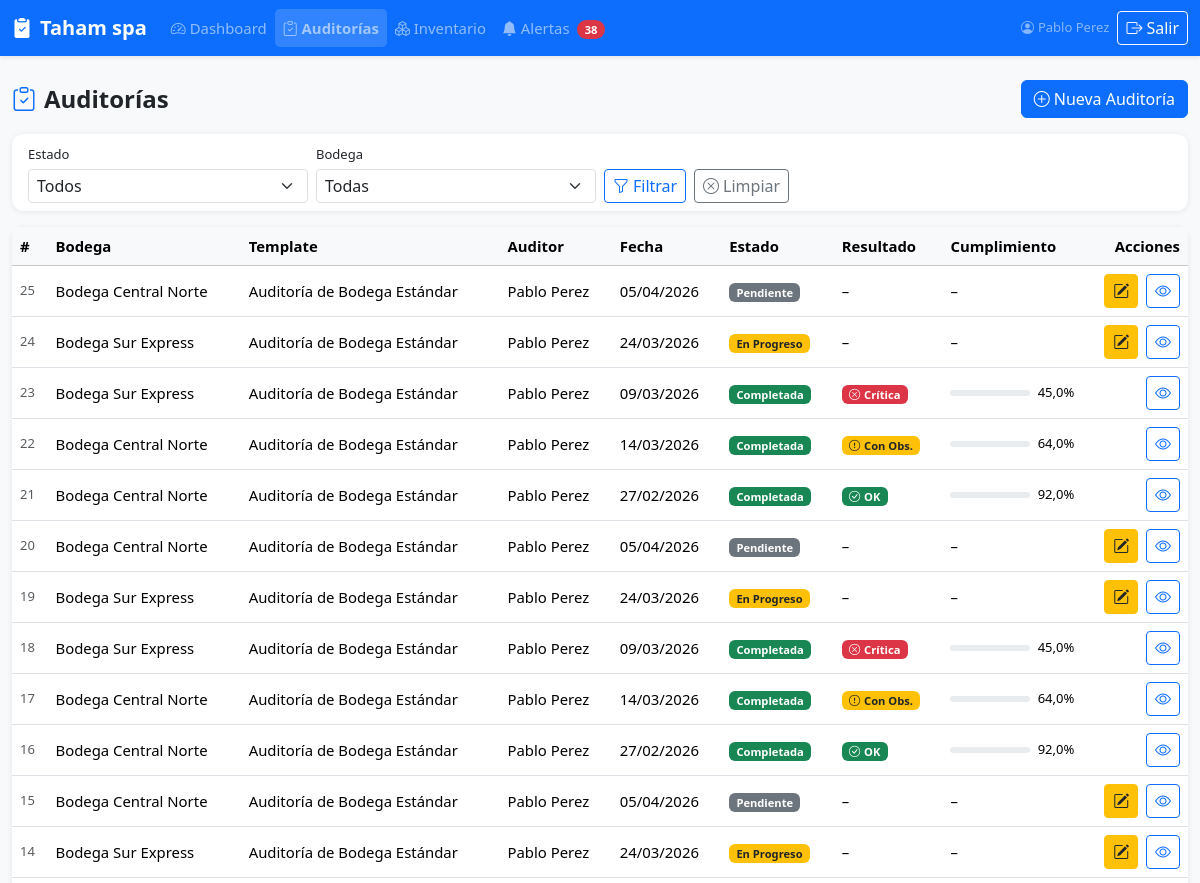
The app's page /audits/ (signed in, upper part), older data.
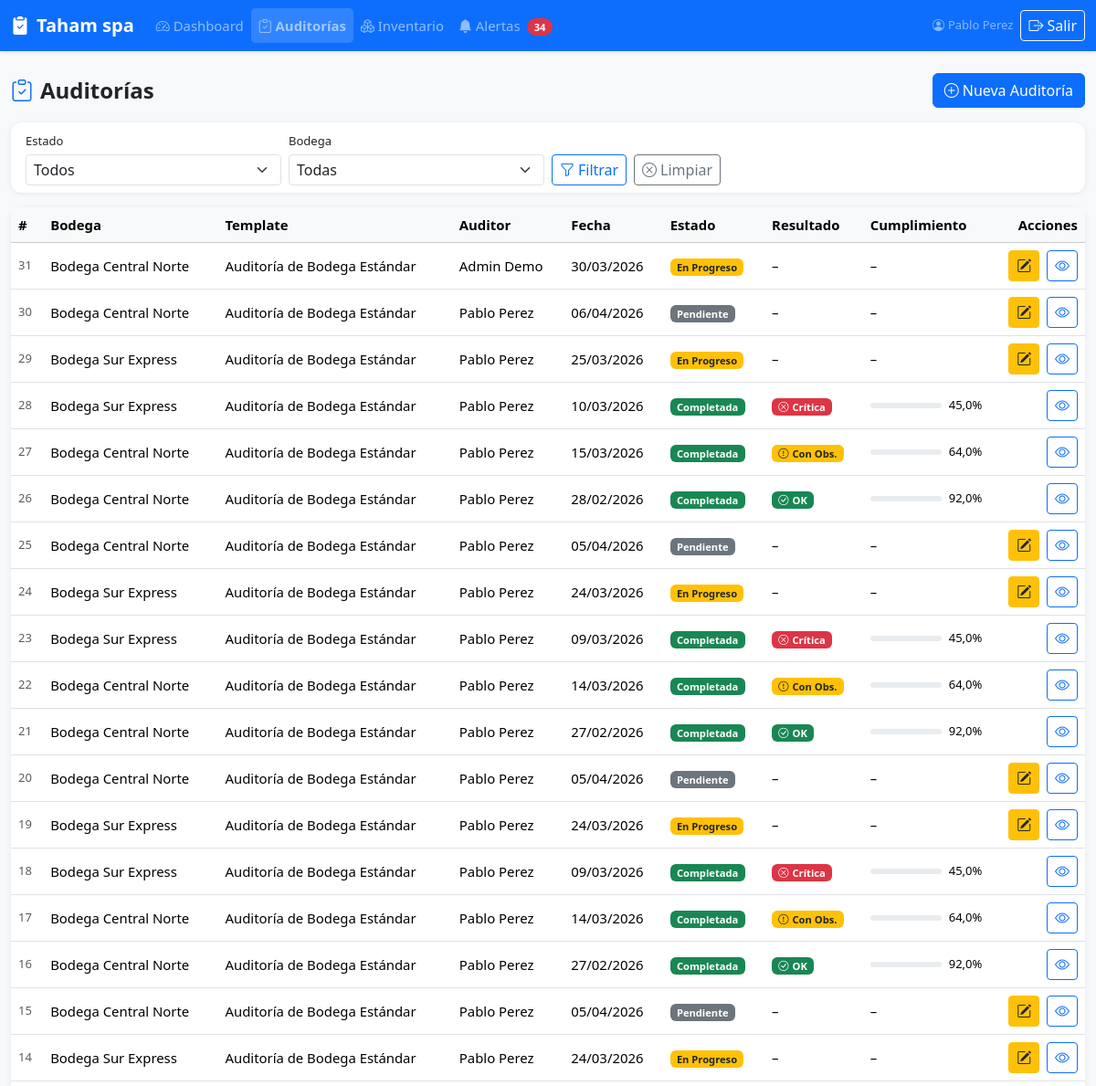
The same page, newer data.
### audits/models.py (models this page shows, shortened)
class Audit(models.Model):
    STATUS_CHOICES = [
        ('pending', 'Pendiente'),
        ('in_progress', 'En Progreso'),
        ('completed', 'Completada'),
    ]
    RESULT_CHOICES = [
        ('ok', 'OK'),
        ('with_observations', 'Con Observaciones'),
        ('critical', 'Crítica'),
    ]
    warehouse = models.ForeignKey(Warehouse, on_delete=models.CASCADE, related_name='audits')
    template = models.ForeignKey(AuditTemplate, on_delete=models.CASCADE)
    auditor = models.ForeignKey(User, on_delete=models.SET_NULL, null=True)
    status = models.CharField(max_length=20, choices=STATUS_CHOICES, default='pending')
    result = models.CharField(max_length=20, choices=RESULT_CHOICES, blank=True)
    compliance_pct = models.FloatField(default=0.0, verbose_name='% Cumplimiento')
    scheduled_date = models.DateField(default=timezone.now)
    completed_date = models.DateTimeField(null=True, blank=True)
    notes = models.TextField(blank=True, verbose_name='Notas generales')
    created_at = models.DateTimeField(auto_now_add=True)
    class Meta:
        verbose_name = 'Auditoría'
        verbose_name_plural = 'Auditorías'
        ordering = ['-created_at']

class Warehouse(models.Model):
    name = models.CharField(max_length=150, verbose_name='Nombre')
    location = models.CharField(max_length=200, verbose_name='Ubicación')
    manager = models.CharField(max_length=150, blank=True, verbose_name='Encargado')
    active = models.BooleanField(default=True)
    created_at = models.DateTimeField(auto_now_add=True)
    class Meta:
        verbose_name = 'Bodega'
        verbose_name_plural = 'Bodegas'
        ordering = ['name']

class AuditTemplate(models.Model):
    name = models.CharField(max_length=150, verbose_name='Nombre del Template')
    description = models.TextField(blank=True)
    created_at = models.DateTimeField(auto_now_add=True)
    class Meta:
        verbose_name = 'Template de Auditoría'
        verbose_name_plural = 'Templates de Auditoría'

### audits/views.py (the view)
# urls.py: path('', views.audit_list, name='audit_list'),
@login_required
def audit_list(request):
    audits = Audit.objects.select_related('warehouse', 'auditor').all()
    status_filter = request.GET.get('status', '')
    warehouse_filter = request.GET.get('warehouse', '')
    if status_filter:
        audits = audits.filter(status=status_filter)
    if warehouse_filter:
        audits = audits.filter(warehouse_id=warehouse_filter)
    warehouses = Warehouse.objects.filter(active=True)
    context = {
        'audits': audits,
        'warehouses': warehouses,
        'status_filter': status_filter,
        'warehouse_filter': warehouse_filter,
        'status_choices': Audit.STATUS_CHOICES,
    }
    return render(request, 'audit_list.html', context)

### core/context_processors.py (called while the page is built)
def alerts_counter(request):
    if not request.user.is_authenticated:
        return {'alerts_count': 0}
    from inventory.models import InventoryRecord
    shortage_count = InventoryRecord.objects.filter(
        counted_stock__lt=models.F('expected_stock')
    ).count()
    damaged_count = InventoryRecord.objects.filter(damaged_stock__gt=0).count()
    return {'alerts_count': shortage_count + damaged_count}

### templates/audit_list.html (shortened to what the changed rows need)
{% extends "base.html" %}
{% block nav_audits %}active-page{% endblock %}
{% block content %}
<div class="d-flex justify-content-between align-items-center mb-3 flex-wrap gap-2">
  <h1 class="h4 fw-bold mb-0"><i class="bi bi-clipboard-check me-2 text-primary"></i>Auditorías</h1>
</div>
<div class="card d-none d-md-block">
  <div class="card-body p-0">
    <div class="table-responsive">
      <table class="table table-hover align-middle mb-0">
        <thead class="table-light">
          <tr>
            <th>#</th>
            <th>Bodega</th>
            <th>Template</th>
            <th>Auditor</th>
            <th>Fecha</th>
            <th>Estado</th>
            <th>Resultado</th>
            <th>Cumplimiento</th>
            <th class="text-end">Acciones</th>
          </tr>
        </thead>
        <tbody>
          {% for audit in audits %}
          <tr>
            <td class="text-muted small">{{ audit.pk }}</td>
            <td class="fw-medium">{{ audit.warehouse.name }}</td>
            <td>{{ audit.template.name }}</td>
            <td>{{ audit.auditor.get_full_name|default:audit.auditor.username|default:"–" }}</td>
            <td>{{ audit.scheduled_date|date:"d/m/Y" }}</td>
            <td>
              {% if audit.status == 'completed' %}
                <span class="badge bg-success">Completada</span>
              {% elif audit.status == 'in_progress' %}
                <span class="badge bg-warning text-dark">En Progreso</span>
              {% else %}
                <span class="badge bg-secondary">Pendiente</span>
              {% endif %}
            </td>
            <td>
              {% if audit.result == 'ok' %}
                <span class="badge bg-success"><i class="bi bi-check-circle me-1"></i>OK</span>
              {% elif audit.result == 'with_observations' %}
                <span class="badge bg-warning text-dark"><i class="bi bi-exclamation-circle me-1"></i>Con Obs.</span>
              {% elif audit.result == 'critical' %}
                <span class="badge bg-danger"><i class="bi bi-x-circle me-1"></i>Crítica</span>
              {% else %}–{% endif %}
            </td>
            <td>
              {% if audit.status == 'completed' %}
                <div class="d-flex align-items-center gap-2" style="min-width:100px">
                  <div class="progress flex-grow-1" style="height:6px;">
                  </div>
                  <small>{{ audit.compliance_pct }}%</small>
                </div>
              {% else %}–{% endif %}
            </td>
            <td class="text-end">
              {% if audit.status != 'completed' %}
              <a href="{% url 'audits:audit_checklist' audit.pk %}" class="btn btn-sm btn-warning text-dark" title="Completar checklist">
                <i class="bi bi-pencil-square"></i>
              </a>
              {% endif %}
              <a href="{% url 'audits:audit_detail' audit.pk %}" class="btn btn-sm btn-outline-primary ms-1" title="Ver detalle">
                <i class="bi bi-eye"></i>
              </a>
            </td>
          </tr>
          {% endfor %}
        </tbody>
      </table>
    </div>
  </div>
</div>
{% endblock %}

### templates/base.html (shortened to what this page needs)
<!DOCTYPE html>
<html lang="es">
<head>
  <link href="https://cdn.jsdelivr.net/npm/bootstrap@5.3.3/dist/css/bootstrap.min.css" rel="stylesheet">
  <link href="https://cdn.jsdelivr.net/npm/bootstrap-icons@1.11.3/font/bootstrap-icons.min.css" rel="stylesheet">
  {% load static %}
  <link rel="stylesheet" href="{% static 'css/main.css' %}">
</head>
<body class="bg-light">
{% if user.is_authenticated %}
<nav class="navbar navbar-expand-lg navbar-dark bg-primary shadow-sm">
  <div class="container-fluid">
    <a class="navbar-brand fw-bold" href="{% url 'dashboard:index' %}">
      <i class="bi bi-clipboard2-check-fill me-2"></i>Taham spa
    </a>
    <div class="collapse navbar-collapse" id="navMenu">
      <ul class="navbar-nav me-auto mb-2 mb-lg-0">
        <li class="nav-item">
          <a class="nav-link {% block nav_dashboard %}{% endblock %}" href="{% url 'dashboard:index' %}">
            <i class="bi bi-speedometer2 me-1"></i>Dashboard
          </a>
        </li>
        <li class="nav-item">
          <a class="nav-link {% block nav_audits %}{% endblock %}" href="{% url 'audits:audit_list' %}">
            <i class="bi bi-clipboard-check me-1"></i>Auditorías
          </a>
        </li>
        <li class="nav-item">
          <a class="nav-link {% block nav_inventory %}{% endblock %}" href="{% url 'inventory:inventory_list' %}">
            <i class="bi bi-boxes me-1"></i>Inventario
          </a>
        </li>
        <li class="nav-item">
          <a class="nav-link {% block nav_alerts %}{% endblock %}" href="{% url 'core:alerts' %}">
            <i class="bi bi-bell-fill me-1"></i>Alertas
            <span class="badge rounded-pill bg-danger ms-1">{{ alerts_count }}</span>
          </a>
        </li>
      </ul>
      <div class="d-flex align-items-center gap-2">
        <span class="text-white-50 small d-none d-md-inline">
          <i class="bi bi-person-circle me-1"></i>{{ user.get_full_name|default:user.username }}
        </span>
        <a href="{% url 'core:logout' %}" class="btn btn-outline-light btn-sm">
          <i class="bi bi-box-arrow-right me-1"></i>Salir
        </a>
      </div>
    </div>
  </div>
</nav>
{% endif %}
<main class="{% if user.is_authenticated %}container-fluid py-4{% endif %}">
  {% block content %}{% endblock %}
</main>
</body>
</html>

Row changes from the older to the newer data that the page shows:
added Audit: pk "31", warehouse.name "Bodega Central Norte", template.name "Auditoría de Bodega Estándar", auditor.get_full_name "Admin Demo", scheduled_date "30/03/2026", status "En Progreso"
added Audit: pk "30", warehouse.name "Bodega Central Norte", template.name "Auditoría de Bodega Estándar", auditor.get_full_name "Pablo Perez", scheduled_date "06/04/2026", status "Pendiente"
added Audit: pk "29", warehouse.name "Bodega Sur Express", template.name "Auditoría de Bodega Estándar", auditor.get_full_name "Pablo Perez", scheduled_date "25/03/2026", status "En Progreso"
added Audit: pk "28", warehouse.name "Bodega Sur Express", template.name "Auditoría de Bodega Estándar", auditor.get_full_name "Pablo Perez", scheduled_date "10/03/2026", status "Completada", result "critical" (drawn), compliance_pct "45,0"
added Audit: pk "27", warehouse.name "Bodega Central Norte", template.name "Auditoría de Bodega Estándar", auditor.get_full_name "Pablo Perez", scheduled_date "15/03/2026", status "Completada", shows "Con Obs.", compliance_pct "64,0"
added Audit: pk "26", warehouse.name "Bodega Central Norte", template.name "Auditoría de Bodega Estándar", auditor.get_full_name "Pablo Perez", scheduled_date "28/02/2026", status "Completada", result "ok" (drawn), compliance_pct "92,0"
Text that changed along with them:
{{ alerts_count }}: "38" → "34"
